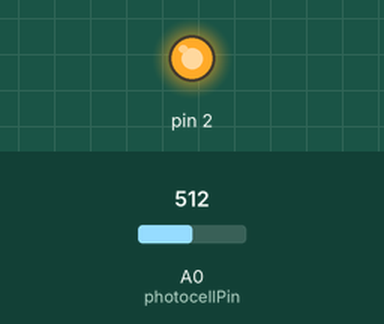
This sketch was run on a simulated Arduino Uno, built with avr-gcc and run on an emulated ATmega328P. Parts: output pins drawn as LEDs (lit = HIGH). The inputs (shaded band) are chosen by the test bench; at power-on: A0 (photocellPin) = 512. What the sketch prints to the serial monitor is not drawn.

Above: at 0.1 s.
Timing chart, 0 to 1.6 s (numbered marks = the images above):
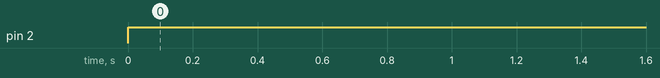

The sketch:

regionals_LIGHT_ILLUMINATI.ino
```cpp
/* Photocell simple testing sketch.

Connect one end of the photocell to 5V, the other end to Analog 0.
Then connect one end of a 10K resistor from Analog 0 to ground

For more information see http://learn.adafruit.com/photocells */

int photocellPin = 0;     // the cell and 10K pulldown are connected to a0
int photocellReading;     // the analog reading from the analog resistor divider
boolean spoken = false;

void setup(void) {
  // We'll send debugging information via the Serial monitor
  Serial.begin(9600);
  pinMode(2, OUTPUT);
}

void loop(void) {
  photocellReading = analogRead(photocellPin);

  digitalWrite(2, HIGH);
  Serial.print("Analog reading = ");
  Serial.println(photocellReading);     // the raw analog reading

  // We'll have a few threshholds, qualitatively determined
  if (photocellReading < 250) {
    if (!spoken) {
      delay(9000); //delay to max score
      digitalWrite(2, LOW);
      Serial.println("Trigged");
      spoken = true;
    }
  }
  delay(1000);
}
```

Measured:
- by itself, pin 2: LOW → HIGH at 0.00 s
